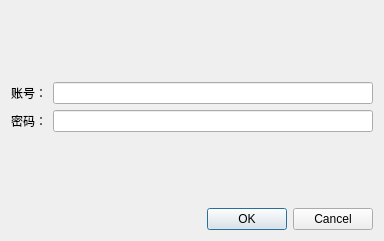
<?xml version="1.0" encoding="UTF-8"?>
<ui version="4.0">
 <class>NewopenDialog</class>
 <widget class="QDialog" name="NewopenDialog">
  <property name="geometry">
   <rect>
    <x>0</x>
    <y>0</y>
    <width>384</width>
    <height>241</height>
   </rect>
  </property>
  <property name="windowTitle">
   <string>Dialog</string>
  </property>
  <layout class="QVBoxLayout" name="verticalLayout">
   <item>
    <spacer name="verticalSpacer_2">
     <property name="orientation">
      <enum>Qt::Vertical</enum>
     </property>
     <property name="sizeHint" stdset="0">
      <size>
       <width>20</width>
       <height>40</height>
      </size>
     </property>
    </spacer>
   </item>
   <item>
    <layout class="QHBoxLayout" name="horizontalLayout">
     <item>
      <widget class="QLabel" name="label">
       <property name="text">
        <string>账号：</string>
       </property>
      </widget>
     </item>
     <item>
      <widget class="QLineEdit" name="UseridEdit"/>
     </item>
    </layout>
   </item>
   <item>
    <layout class="QHBoxLayout" name="horizontalLayout_2">
     <item>
      <widget class="QLabel" name="label_2">
       <property name="text">
        <string>密码：</string>
       </property>
      </widget>
     </item>
     <item>
      <widget class="QLineEdit" name="PasswordEdit"/>
     </item>
    </layout>
   </item>
   <item>
    <spacer name="verticalSpacer">
     <property name="orientation">
      <enum>Qt::Vertical</enum>
     </property>
     <property name="sizeHint" stdset="0">
      <size>
       <width>20</width>
       <height>40</height>
      </size>
     </property>
    </spacer>
   </item>
   <item>
    <widget class="QDialogButtonBox" name="buttonBox">
     <property name="orientation">
      <enum>Qt::Horizontal</enum>
     </property>
     <property name="standardButtons">
      <set>QDialogButtonBox::Cancel|QDialogButtonBox::Ok</set>
     </property>
    </widget>
   </item>
  </layout>
 </widget>
 <resources/>
 <connections>
  <connection>
   <sender>buttonBox</sender>
   <signal>accepted()</signal>
   <receiver>NewopenDialog</receiver>
   <slot>accept()</slot>
   <hints>
    <hint type="sourcelabel">
     <x>248</x>
     <y>254</y>
    </hint>
    <hint type="destinationlabel">
     <x>157</x>
     <y>274</y>
    </hint>
   </hints>
  </connection>
  <connection>
   <sender>buttonBox</sender>
   <signal>rejected()</signal>
   <receiver>NewopenDialog</receiver>
   <slot>reject()</slot>
   <hints>
    <hint type="sourcelabel">
     <x>316</x>
     <y>260</y>
    </hint>
    <hint type="destinationlabel">
     <x>286</x>
     <y>274</y>
    </hint>
   </hints>
  </connection>
 </connections>
</ui>
